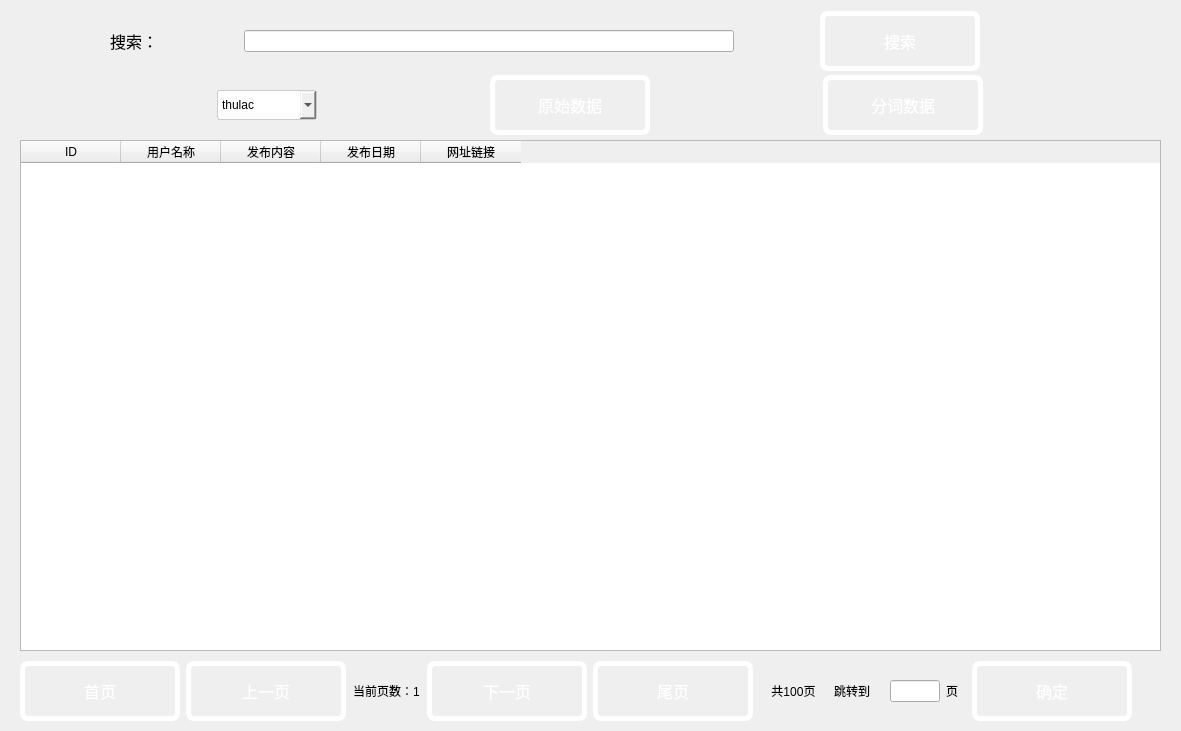
<?xml version="1.0" encoding="UTF-8"?>
<ui version="4.0">
 <class>DataDialog</class>
 <widget class="QDialog" name="DataDialog">
  <property name="geometry">
   <rect>
    <x>0</x>
    <y>0</y>
    <width>1181</width>
    <height>731</height>
   </rect>
  </property>
  <property name="windowTitle">
   <string>Dialog</string>
  </property>
  <widget class="QTableWidget" name="tableWidget">
   <property name="geometry">
    <rect>
     <x>20</x>
     <y>140</y>
     <width>1141</width>
     <height>511</height>
    </rect>
   </property>
   <column>
    <property name="text">
     <string>ID</string>
    </property>
    <property name="textAlignment">
     <set>AlignCenter</set>
    </property>
   </column>
   <column>
    <property name="text">
     <string>用户名称</string>
    </property>
    <property name="textAlignment">
     <set>AlignCenter</set>
    </property>
   </column>
   <column>
    <property name="text">
     <string>发布内容</string>
    </property>
    <property name="textAlignment">
     <set>AlignCenter</set>
    </property>
   </column>
   <column>
    <property name="text">
     <string>发布日期</string>
    </property>
    <property name="textAlignment">
     <set>AlignCenter</set>
    </property>
   </column>
   <column>
    <property name="text">
     <string>网址链接</string>
    </property>
    <property name="textAlignment">
     <set>AlignCenter</set>
    </property>
   </column>
  </widget>
  <widget class="QWidget" name="layoutWidget">
   <property name="geometry">
    <rect>
     <x>20</x>
     <y>660</y>
     <width>1112</width>
     <height>62</height>
    </rect>
   </property>
   <layout class="QHBoxLayout" name="horizontalLayout">
    <item>
     <widget class="QPushButton" name="FirstPageButton">
      <property name="styleSheet">
       <string notr="true">QPushButton
{
background-color:rgba(255, 255, 255, 0);
border-radius: 8px;
width:150px;
height:50px;
text-align: center;
text-decoration: none;
font-size: 16px;

color:rgb(255, 255, 255);
border: 5px solid rgb(255, 255, 255);
}
QPushButton:hover
{
    /*背景颜色*/  
    background-color:rgb(199, 255, 255);
}
 
/*按钮按下态*/
QPushButton:pressed
{
    /*背景颜色*/  
    
    /*左内边距为3像素，让按下时字向右移动3像素*/  
    padding-left:40px;
    /*上内边距为3像素，让按下时字向下移动3像素*/  
    padding-top:20px;
}</string>
      </property>
      <property name="text">
       <string>首页</string>
      </property>
     </widget>
    </item>
    <item>
     <widget class="QPushButton" name="PrePageButton">
      <property name="styleSheet">
       <string notr="true">QPushButton
{
background-color:rgba(255, 255, 255, 0);
border-radius: 8px;
width:150px;
height:50px;
text-align: center;
text-decoration: none;
font-size: 16px;

color:rgb(255, 255, 255);
border: 5px solid rgb(255, 255, 255);
}
QPushButton:hover
{
    /*背景颜色*/  
    background-color:rgb(199, 255, 255);
}
 
/*按钮按下态*/
QPushButton:pressed
{
    /*背景颜色*/  
    
    /*左内边距为3像素，让按下时字向右移动3像素*/  
    padding-left:40px;
    /*上内边距为3像素，让按下时字向下移动3像素*/  
    padding-top:20px;
}</string>
      </property>
      <property name="text">
       <string>上一页</string>
      </property>
     </widget>
    </item>
    <item>
     <widget class="QLabel" name="NowPagelabel">
      <property name="text">
       <string>当前页数：1</string>
      </property>
      <property name="alignment">
       <set>Qt::AlignCenter</set>
      </property>
     </widget>
    </item>
    <item>
     <widget class="QPushButton" name="NextPageButton">
      <property name="styleSheet">
       <string notr="true">QPushButton
{
background-color:rgba(255, 255, 255, 0);
border-radius: 8px;
width:150px;
height:50px;
text-align: center;
text-decoration: none;
font-size: 16px;

color:rgb(255, 255, 255);
border: 5px solid rgb(255, 255, 255);
}
QPushButton:hover
{
    /*背景颜色*/  
    background-color:rgb(199, 255, 255);
}
 
/*按钮按下态*/
QPushButton:pressed
{
    /*背景颜色*/  
    
    /*左内边距为3像素，让按下时字向右移动3像素*/  
    padding-left:40px;
    /*上内边距为3像素，让按下时字向下移动3像素*/  
    padding-top:20px;
}</string>
      </property>
      <property name="text">
       <string>下一页</string>
      </property>
     </widget>
    </item>
    <item>
     <widget class="QPushButton" name="LastPageButton">
      <property name="styleSheet">
       <string notr="true">QPushButton
{
background-color:rgba(255, 255, 255, 0);
border-radius: 8px;
width:150px;
height:50px;
text-align: center;
text-decoration: none;
font-size: 16px;

color:rgb(255, 255, 255);
border: 5px solid rgb(255, 255, 255);
}
QPushButton:hover
{
    /*背景颜色*/  
    background-color:rgb(199, 255, 255);
}
 
/*按钮按下态*/
QPushButton:pressed
{
    /*背景颜色*/  
    
    /*左内边距为3像素，让按下时字向右移动3像素*/  
    padding-left:40px;
    /*上内边距为3像素，让按下时字向下移动3像素*/  
    padding-top:20px;
}</string>
      </property>
      <property name="text">
       <string>尾页</string>
      </property>
     </widget>
    </item>
    <item>
     <widget class="QLabel" name="AllPagelabel">
      <property name="text">
       <string>共100页</string>
      </property>
      <property name="alignment">
       <set>Qt::AlignCenter</set>
      </property>
     </widget>
    </item>
    <item>
     <widget class="QLabel" name="label">
      <property name="maximumSize">
       <size>
        <width>50</width>
        <height>16777215</height>
       </size>
      </property>
      <property name="text">
       <string>跳转到</string>
      </property>
     </widget>
    </item>
    <item>
     <widget class="QLineEdit" name="lineEdit">
      <property name="maximumSize">
       <size>
        <width>50</width>
        <height>16777215</height>
       </size>
      </property>
     </widget>
    </item>
    <item>
     <widget class="QLabel" name="label_2">
      <property name="maximumSize">
       <size>
        <width>20</width>
        <height>16777215</height>
       </size>
      </property>
      <property name="text">
       <string>页</string>
      </property>
     </widget>
    </item>
    <item>
     <widget class="QPushButton" name="EnterPageButton">
      <property name="styleSheet">
       <string notr="true">QPushButton
{
background-color:rgba(255, 255, 255, 0);
border-radius: 8px;
width:150px;
height:50px;
text-align: center;
text-decoration: none;
font-size: 16px;

color:rgb(255, 255, 255);
border: 5px solid rgb(255, 255, 255);
}
QPushButton:hover
{
    /*背景颜色*/  
    background-color:rgb(199, 255, 255);
}
 
/*按钮按下态*/
QPushButton:pressed
{
    /*背景颜色*/  
    
    /*左内边距为3像素，让按下时字向右移动3像素*/  
    padding-left:40px;
    /*上内边距为3像素，让按下时字向下移动3像素*/  
    padding-top:20px;
}</string>
      </property>
      <property name="text">
       <string>确定</string>
      </property>
     </widget>
    </item>
   </layout>
  </widget>
  <widget class="QWidget" name="layoutWidget">
   <property name="geometry">
    <rect>
     <x>50</x>
     <y>70</y>
     <width>1101</width>
     <height>71</height>
    </rect>
   </property>
   <layout class="QVBoxLayout" name="verticalLayout">
    <item>
     <layout class="QHBoxLayout" name="horizontalLayout_2">
      <item>
       <widget class="QComboBox" name="comboBox">
        <property name="sizePolicy">
         <sizepolicy hsizetype="Fixed" vsizetype="Fixed">
          <horstretch>0</horstretch>
          <verstretch>0</verstretch>
         </sizepolicy>
        </property>
        <property name="minimumSize">
         <size>
          <width>100</width>
          <height>0</height>
         </size>
        </property>
        <property name="styleSheet">
         <string notr="true">QComboBox{border:1px solid rgb(204,204,204);border-radius:3px;height:28px;}</string>
        </property>
        <item>
         <property name="text">
          <string>thulac</string>
         </property>
        </item>
        <item>
         <property name="text">
          <string>pkuseg</string>
         </property>
        </item>
        <item>
         <property name="text">
          <string>jieba</string>
         </property>
        </item>
        <item>
         <property name="text">
          <string>snowlp</string>
         </property>
        </item>
       </widget>
      </item>
      <item>
       <widget class="QPushButton" name="PreDataButton">
        <property name="sizePolicy">
         <sizepolicy hsizetype="Fixed" vsizetype="Fixed">
          <horstretch>0</horstretch>
          <verstretch>0</verstretch>
         </sizepolicy>
        </property>
        <property name="styleSheet">
         <string notr="true">QPushButton
{
background-color:rgba(255, 255, 255, 0);
border-radius: 8px;
width:150px;
height:50px;
text-align: center;
text-decoration: none;
font-size: 16px;

color:rgb(255, 255, 255);
border: 5px solid rgb(255, 255, 255);
}
QPushButton:hover
{
    /*背景颜色*/  
    background-color:rgb(199, 255, 255);
}
 
/*按钮按下态*/
QPushButton:pressed
{
    /*背景颜色*/  
    
    /*左内边距为3像素，让按下时字向右移动3像素*/  
    padding-left:40px;
    /*上内边距为3像素，让按下时字向下移动3像素*/  
    padding-top:20px;
}</string>
        </property>
        <property name="text">
         <string>原始数据</string>
        </property>
       </widget>
      </item>
      <item>
       <widget class="QPushButton" name="NewDataButton">
        <property name="sizePolicy">
         <sizepolicy hsizetype="Fixed" vsizetype="Fixed">
          <horstretch>0</horstretch>
          <verstretch>0</verstretch>
         </sizepolicy>
        </property>
        <property name="styleSheet">
         <string notr="true">QPushButton
{
background-color:rgba(255, 255, 255, 0);
border-radius: 8px;
width:150px;
height:50px;
text-align: center;
text-decoration: none;
font-size: 16px;

color:rgb(255, 255, 255);
border: 5px solid rgb(255, 255, 255);
}
QPushButton:hover
{
    /*背景颜色*/  
    background-color:rgb(199, 255, 255);
}
 
/*按钮按下态*/
QPushButton:pressed
{
    /*背景颜色*/  
    
    /*左内边距为3像素，让按下时字向右移动3像素*/  
    padding-left:40px;
    /*上内边距为3像素，让按下时字向下移动3像素*/  
    padding-top:20px;
}</string>
        </property>
        <property name="text">
         <string>分词数据</string>
        </property>
       </widget>
      </item>
     </layout>
    </item>
   </layout>
  </widget>
  <widget class="QWidget" name="layoutWidget">
   <property name="geometry">
    <rect>
     <x>30</x>
     <y>10</y>
     <width>1031</width>
     <height>62</height>
    </rect>
   </property>
   <layout class="QHBoxLayout" name="horizontalLayout_3">
    <item>
     <widget class="QLabel" name="label_4">
      <property name="sizePolicy">
       <sizepolicy hsizetype="Fixed" vsizetype="Fixed">
        <horstretch>0</horstretch>
        <verstretch>0</verstretch>
       </sizepolicy>
      </property>
      <property name="font">
       <font>
        <family>微软雅黑</family>
        <pointsize>12</pointsize>
       </font>
      </property>
      <property name="text">
       <string>搜索：</string>
      </property>
      <property name="alignment">
       <set>Qt::AlignCenter</set>
      </property>
     </widget>
    </item>
    <item>
     <widget class="QLineEdit" name="lineEdit_2">
      <property name="maximumSize">
       <size>
        <width>490</width>
        <height>16777215</height>
       </size>
      </property>
     </widget>
    </item>
    <item>
     <widget class="QPushButton" name="searchButton">
      <property name="sizePolicy">
       <sizepolicy hsizetype="Fixed" vsizetype="Fixed">
        <horstretch>0</horstretch>
        <verstretch>0</verstretch>
       </sizepolicy>
      </property>
      <property name="styleSheet">
       <string notr="true">QPushButton
{
background-color:rgba(255, 255, 255, 0);
border-radius: 8px;
width:150px;
height:50px;
text-align: center;
text-decoration: none;
font-size: 16px;

color:rgb(255, 255, 255);
border: 5px solid rgb(255, 255, 255);
}
QPushButton:hover
{
    /*背景颜色*/  
    background-color:rgb(199, 255, 255);
}
 
/*按钮按下态*/
QPushButton:pressed
{
    /*背景颜色*/  
    
    /*左内边距为3像素，让按下时字向右移动3像素*/  
    padding-left:40px;
    /*上内边距为3像素，让按下时字向下移动3像素*/  
    padding-top:20px;
}</string>
      </property>
      <property name="text">
       <string>搜索</string>
      </property>
     </widget>
    </item>
   </layout>
  </widget>
 </widget>
 <resources/>
 <connections/>
</ui>
